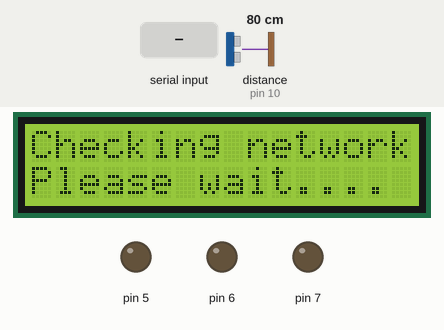
Recording of a sketch running on a simulated Arduino Uno, built with avr-gcc and run on an emulated ATmega328P. Parts: 16×2 character LCD, output pins drawn as LEDs (lit = HIGH). The inputs (shaded band) are chosen by the test bench; at power-on: distance to the obstacle (sensor on pin 10) 80 cm. The echo pulse lasts 58.3 µs per cm; pins used as bus, display or sensor lines are not drawn; what the sketch prints to the serial monitor is not drawn.

Above: at 14.1 s.
14.2 s: "+CREG: 0,1\n" received over Serial
At 15.8 s:
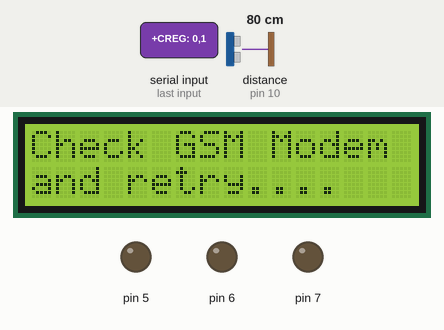
16.1 s: "+CREG: 0,5\n" received over Serial
At 17.9 s:
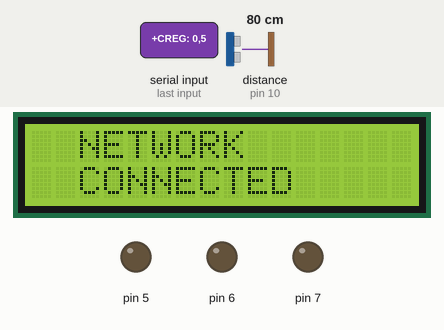
At 51.7 s:
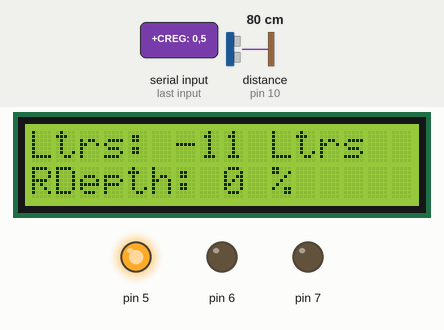
Timing chart, 0 to 52.8 s (numbered marks = the images above; inputs shaded):
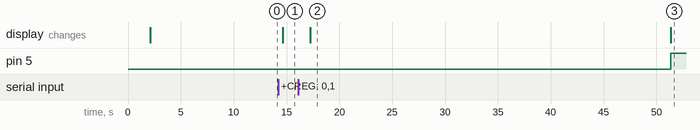

The sketch:

smart-water-level-monitoring-123system.ino
```cpp
#include <LiquidCrystal_I2C.h>

#include <Wire.h>
#include <LiquidCrystal_I2C.h>

// LCD setup
LiquidCrystal_I2C lcd(0x27, 16, 2);
#define TRIG 9
#define ECHO 10
float distance;
int depth, ltr;

void init_sms(String msg)
{
    Serial.println("AT+CMGF=1"); // Set SMS mode to text
    delay(1000);
    Serial.print("AT+CMGS=");
    Serial.print((char)34); // ASCII of "
    Serial.print("+256786178453");
    Serial.print((char)34);
    Serial.print((char)13);
    Serial.print((char)10);
    delay(1000);
    Serial.println(msg);
    delay(1000);
    Serial.print((char)26); // ASCII of Ctrl+Z
    Serial.print((char)13);
    Serial.print((char)10);
    delay(3000);
}

void setup()
{
    lcd.begin();
    lcd.backlight();
    pinMode(TRIG, OUTPUT);
    pinMode(ECHO, INPUT);
    pinMode(5, OUTPUT);
    pinMode(6, OUTPUT);
    pinMode(7, OUTPUT);

    lcd.setCursor(0, 0);
    lcd.print("SMART H2O LEVEL");
    lcd.setCursor(0, 1);
    lcd.print("    MONITOR");
    delay(2000);

    Serial.begin(9600); // Consistent baud rate
    lcd.clear();
    lcd.print("Checking network");
    lcd.setCursor(0, 1);
    lcd.print("Please wait....");
    delay(10000);

    Serial.println("AT");
    delay(1000);
    ShowSerialData();

    Serial.println("AT+CMGF=1"); // Set SMS mode to text
    delay(500);
    Serial.println("AT+CNMI=2,2,0,0,0");
    delay(500);
    Serial.println("AT+CREG?");
    delay(500);
    ShowSerialData();

    while (!Serial.available())
    {
        lcd.clear();
        lcd.print("Check GSM Modem");
        lcd.setCursor(0, 1);
        lcd.print("and retry....");
        delay(200);
    }

    String response = Serial.readString();
    while (response.indexOf("+CREG: 0,1") == -1 && response.indexOf("+CREG: 0,5") == -1)
    {
        Serial.println("AT+CREG?");
        delay(500);
        response = Serial.readString();
        lcd.clear();
        lcd.print("Network ");
        lcd.setCursor(0, 1);
        lcd.print("Connecting.....");
        delay(3000);
        ShowSerialData();
    }

    lcd.clear();
    lcd.print("  NETWORK");
    lcd.setCursor(0, 1);
    lcd.print("  CONNECTED");
    delay(2000);

    init_sms("Connection OK");
}

void loop()
{
    checkForSmsCommands(); // Check for SMS commands from ThingSpeak

    long timt = millis();
    do
    {
        digitalWrite(TRIG, LOW);
        delayMicroseconds(2);
        digitalWrite(TRIG, HIGH);
        delayMicroseconds(10);
        digitalWrite(TRIG, LOW);

        float duration = pulseIn(ECHO, HIGH);
        distance = duration * 0.034 / 2; // Speed of sound = 343 m/s or 0.034 cm/µs
        depth = map(distance, 0, 24, 100, 0);
        ltr = map(depth, 100, 0, 5, 0);
        if (depth < 0)
        {
            depth = 0;
        }

        lcd.clear();
        lcd.print("Ltrs: ");
        lcd.print(ltr);
        lcd.print(" Ltrs");
        lcd.setCursor(0, 1);
        lcd.print("RDepth: ");
        lcd.print(depth);
        lcd.print(" %");

        if (depth > 85)
        {
            digitalWrite(7, HIGH);
            digitalWrite(6, LOW);
            digitalWrite(5, LOW);
            init_sms("Tank full!");
        }
        else if (depth > 40)
        {
            digitalWrite(6, HIGH);
            digitalWrite(5, LOW);
            digitalWrite(7, LOW);
        }
        else
        {
            digitalWrite(5, HIGH);
            digitalWrite(6, LOW);
            digitalWrite(7, LOW);
            init_sms("H2O level extremely Low!");
        }

        delay(1000);
    } while ((millis() - timt) < 30000);

    // Upload data to ThingSpeak
    if (!sendToThingSpeak())
    {
        lcd.clear();
        lcd.print("ThingSpeak Fail");
        delay(2000);
    }
}

bool sendToThingSpeak()
{
    Serial.println("AT+CIPSHUT");
    delay(1000);
    ShowSerialData();

    Serial.println("AT+CIPMUX=0");
    delay(1000);
    ShowSerialData();

    Serial.println("AT+CSTT=\"internet\""); // Replace with your APN
    delay(1000);
    ShowSerialData();

    Serial.println("AT+CIICR");
    delay(3000);
    ShowSerialData();

    Serial.println("AT+CIFSR");
    delay(2000);
    ShowSerialData();

    Serial.println("AT+CIPSTART=\"TCP\",\"api.thingspeak.com\",\"80\"");
    delay(6000);
    ShowSerialData();

    Serial.println("AT+CIPSEND");
    delay(2000);
    ShowSerialData();

    String str = "GET /update?api_key=L6EE5X3VM6Z3N5ZV&field1=" + String(distance) + "&field2=" + String(ltr) + "&field3=" + String(depth) + " HTTP/1.1\r\nHost: api.thingspeak.com\r\n\r\n";
    Serial.println(str);
    delay(4000);
    ShowSerialData();

    Serial.print((char)26); // Send CTRL+Z
    delay(5000);
    ShowSerialData();

    Serial.println("AT+CIPSHUT");
    delay(1000);
    ShowSerialData();

    return true; // Add error checking if needed
}

void checkForSmsCommands()
{
    Serial.println("AT+CIPSHUT");
    delay(1000);
    ShowSerialData();

    Serial.println("AT+CIPMUX=0");
    delay(1000);
    ShowSerialData();

    Serial.println("AT+CSTT=\"internet\""); // Replace with your APN
    delay(1000);
    ShowSerialData();

    Serial.println("AT+CIICR");
    delay(3000);
    ShowSerialData();

    Serial.println("AT+CIFSR");
    delay(2000);
    ShowSerialData();

    Serial.println("AT+CIPSTART=\"TCP\",\"api.thingspeak.com\",\"80\"");
    delay(6000);
    ShowSerialData();

    Serial.println("AT+CIPSEND");
    delay(2000);
    ShowSerialData();

    // *** CRITICAL FIX: Corrected the HTTP GET request string ***
    // Replace with your ThingSpeak Channel ID and Read API Key
    String getCmd = "GET /channels/YOUR_CHANNEL_ID/fields/8/last.json?api_key=YOUR_READ_API_KEY HTTP/1.1\r\nHost: api.thingspeak.com\r\n\r\n";
    Serial.println(getCmd);
    delay(4000);
    ShowSerialData();

    String response = "";
    unsigned long timeout = millis() + 5000;
    while (millis() < timeout && response.length() < 200)
    {
        while (Serial.available())
        {
            response += (char)Serial.read();
        }
    }

    if (response.indexOf("\"field8\":\"") != -1)
    {
        int startIndex = response.indexOf("\"field8\":\"") + 10;
        int endIndex = response.indexOf("\"", startIndex);
        if (endIndex > startIndex)
        {
            String msg = response.substring(startIndex, endIndex);
            msg.replace("\\n", "\n");
            msg.replace("\\r", "\r");

            if (msg.length() > 0 && msg != "null")
            {
                init_sms(msg);
                // Clear Field 8 after sending SMS
                Serial.println("AT+CIPSTART=\"TCP\",\"api.thingspeak.com\",\"80\"");
                delay(6000);
                ShowSerialData();

                Serial.println("AT+CIPSEND");
                delay(2000);
                ShowSerialData();

                String updateCmd = "GET /update?api_key=L6EE5X3VM6Z3N5ZV&field8= HTTP/1.1\r\nHost: api.thingspeak.com\r\n\r\n";
                Serial.println(updateCmd);
                delay(4000);
                ShowSerialData();

                Serial.print((char)26);
                delay(5000);
                ShowSerialData();
            }
        }
    }

    Serial.println("AT+CIPSHUT");
    delay(1000);
    ShowSerialData();
}

void ShowSerialData()
{
    while (Serial.available())
    {
        Serial.write(Serial.read());
    }
}
```

Measured:
- after the input at 16.1 s, pin 5: LOW → HIGH after 35.2 s; the display: changes after 1.2 s (image 2)
- what the display in image 2 shows lasts 34.0 s, from 17.3 s to 51.3 s
